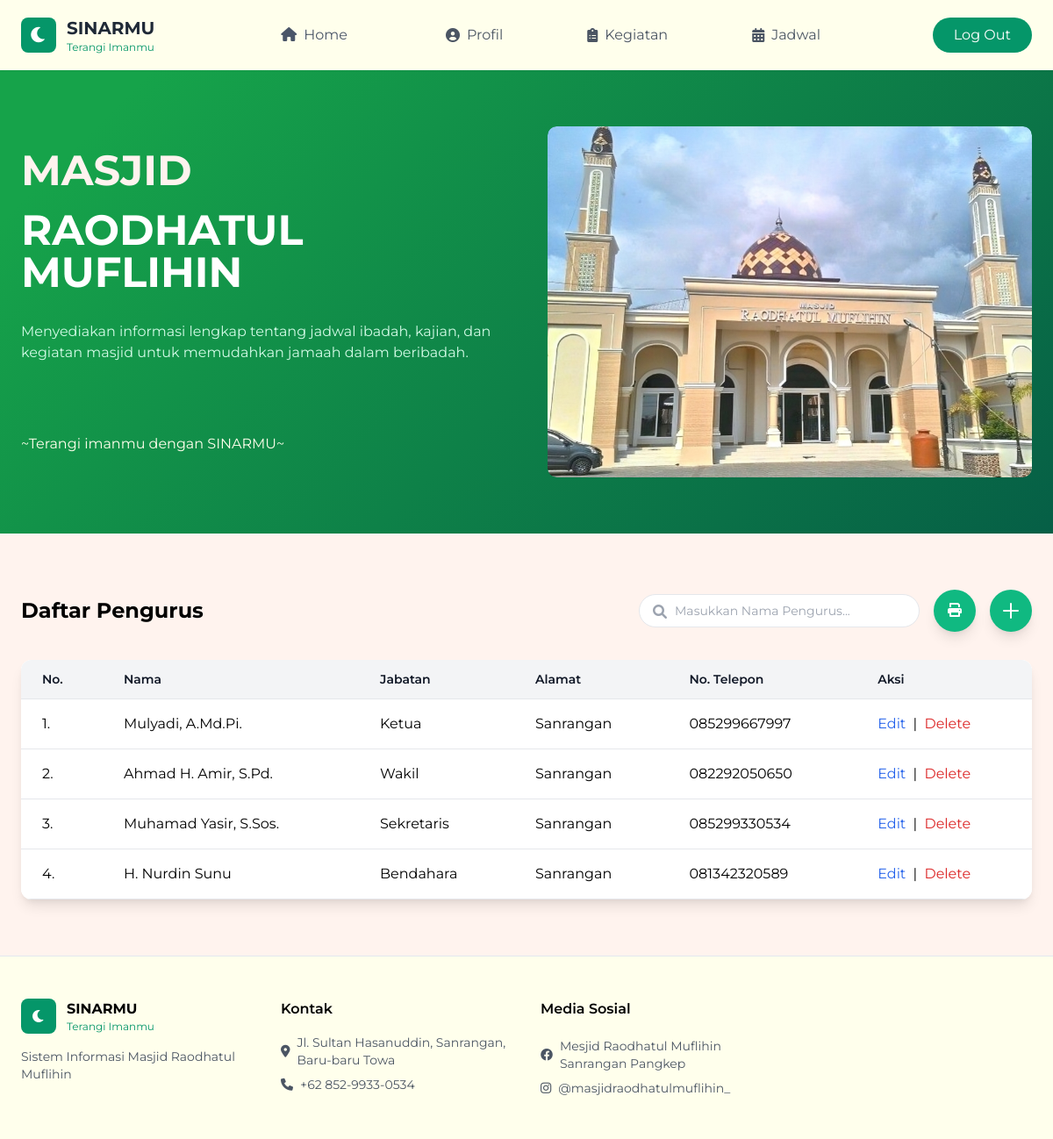
The app's page /manage_pengurus.php (signed in) with its own data.
### tables this page shows
CREATE TABLE `pengurus` (
  `id_pengurus` int NOT NULL,
  `id_akun` int NOT NULL,
  `id_masjid` int NOT NULL,
  `nama_pengurus` varchar(100) NOT NULL,
  `jabatan_pengurus` varchar(100) NOT NULL,
  `alamat_pengurus` varchar(200) DEFAULT NULL,
  `no_telepon_pengurus` varchar(20) DEFAULT NULL,
  `created_at` timestamp NULL DEFAULT CURRENT_TIMESTAMP,
  `updated_at` timestamp NULL DEFAULT CURRENT_TIMESTAMP ON UPDATE CURRENT_TIMESTAMP
);

### manage_pengurus.php (the view, shortened to what this page needs)
<?php
include 'koneksi.php';
$query = isset($_GET['query']) ? trim($_GET['query']) : '';
if (!empty($query)) {
    $stmt = $conn->prepare(
        "SELECT id_pengurus, nama_pengurus, jabatan_pengurus, alamat_pengurus, no_telepon_pengurus
        FROM pengurus
        WHERE nama_pengurus LIKE ?
        ORDER BY FIELD(jabatan_pengurus, 'Ketua', 'Wakil', 'Sekretaris', 'Bendahara')"
    );
    $search = "%$query%";
    $stmt->bind_param("s", $search);
} else {
    $stmt = $conn->prepare(
        "SELECT id_pengurus, nama_pengurus, jabatan_pengurus, alamat_pengurus, no_telepon_pengurus
        FROM pengurus
        ORDER BY FIELD(jabatan_pengurus, 'Ketua', 'Wakil', 'Sekretaris', 'Bendahara')"
    );
}
$stmt->execute();
$result = $stmt->get_result();
$data_pengurus = $result->num_rows > 0 ? $result->fetch_all(MYSQLI_ASSOC) : [];
?>
<!DOCTYPE html>
<html lang="id">
<head>
    <link href="https://cdnjs.cloudflare.com/ajax/libs/tailwindcss/2.2.19/tailwind.min.css" rel="stylesheet">
    <link href="https://cdnjs.cloudflare.com/ajax/libs/font-awesome/6.0.0/css/all.min.css" rel="stylesheet">
</head>
<body>
    <nav class="background shadow-sm sticky top-0 z-50">
        <div class="max-w-7xl mx-auto px-6">
            <div class="flex justify-between h-20 items-center">
                <div class="flex items-center gap-3">
                    <div class="w-10 h-10 bg-green-600 rounded-lg flex items-center justify-center">
                        <i class="fas fa-moon text-white text-xl"></i>
                    </div>
                    <div>
                        <h1 class="font-bold text-xl text-gray-800">SINARMU</h1>
                        <p class="text-xs text-green-600">Terangi Imanmu</p>
                    </div>
                </div>
                <div class="hidden md:flex items-center space-x-20">
                    <div class="relative">
                        <div id="Home" class="flex items-center text-gray-600 hover:text-green-600 px-2 py-1 cursor-pointer">
                            <a href="home.php">
                                <i class="fas fa-home mr-2"></i>Home
                            </a>
                        </div>
                    </div>
                    <div class="relative">
                        <div id="Profil" class="flex items-center text-gray-600 hover:text-green-600 px-2 py-1 cursor-pointer">
                            <i class="fas fa-user-circle mr-2"></i>Profil
                        </div>
                    </div>
                    <div class="relative">
                        <div id="Activity" class="flex items-center text-gray-600 hover:text-green-600 px-2 py-1 cursor-pointer">
                            <i class="fas fa-clipboard-list mr-2"></i>Kegiatan
                        </div>
                    </div>
                    <div class="relative">
                        <div id="Schedule" class="flex items-center text-gray-600 hover:text-green-600 px-2 py-1 cursor-pointer">
                            <i class="fas fa-calendar-alt mr-2"></i>Jadwal
                        </div>
                    </div>
                </div>
                <div class="flex items-center gap-4">
                    <a href="logout.php" class="bg-green-600 text-white px-6 py-2 rounded-full hover:bg-green-700 transition">Log Out</a>
                </div>
            </div>
        </div>
    </nav>
    <section class="hero-gradient py-16 text-white">
        <div class="max-w-7xl mx-auto px-6">
            <div class="grid grid-cols-1 md:grid-cols-2 gap-12 items-center">
                <div>
                    <h1 class="text-5xl font-bold mb-5" style="color: #fff3ee">MASJID</h1>
                    <h1 class="text-5xl font-bold mb-8">RAODHATUL MUFLIHIN</h1>
                    <p class="text-green-100 mb-20">Menyediakan informasi lengkap tentang jadwal ibadah, kajian, dan kegiatan masjid untuk memudahkan jamaah dalam beribadah.</p>
                    <h3 class="text-green-50" style="color: #FFFFEC">~Terangi imanmu dengan SINARMU~</h3>
                </div>
                <div class="relative w-full h-94 overflow-hidden">
                    <div class="swiper-container">
                        <div class="swiper-wrapper">
                            <div class="swiper-slide"><img src="/sisfo-masjid/image/masjid1.png" alt="Gambar 1" class="rounded-lg shadow-lg"></div>
                        </div>
                    </div>
                </div>
            </div>
        </div>
    </section>
    <section class="card py-16">
        <div class="max-w-7xl mx-auto px-6">
            <div class="flex justify-between items-center mb-8">
                <h2 class="text-2xl font-bold">Daftar Pengurus</h2>
                <div class="flex items-center gap-4">
                    <form action="" method="GET" class="relative">
                        <input type="search" name="query" placeholder="Masukkan Nama Pengurus..."
                            class="w-80 pl-10 pr-10 py-2 rounded-full border border-gray-200 focus:outline-none focus:ring-2 focus:ring-green-500 text-sm"
                            id="search-input" autocomplete="off">
                        <i class="fas fa-search absolute left-4 top-3 text-gray-400"></i>
                    </form>
                    <a href="cetak_daftar_pengurus.php" class="text-white bg-green-500 hover:bg-green-600 rounded-full p-3 shadow-lg" title="Cetak Daftar Pengurus">
                        <i class="fas fa-print mr-1 ml-1"></i>
                    </a>
                    <a href="tambah_pengurus.php" class="text-white bg-green-500 hover:bg-green-600 rounded-full p-3 shadow-lg" title="Tambah Data Pengurus">
                        <svg xmlns="http://www.w3.org/2000/svg" class="h-6 w-6" fill="none" viewBox="0 0 24 24" stroke="currentColor">
                            <path stroke-linecap="round" stroke-linejoin="round" stroke-width="2" d="M12 4v16m8-8H4" />
                        </svg>
                    </a>
                </div>
            </div>
            <div class="bg-white rounded-xl shadow-lg overflow-hidden">
                <table class="min-w-full bg-white">
                    <thead>
                        <tr>
                            <th class="py-3 px-6 bg-gray-100 font-semibold text-sm text-gray-900 border-b border-gray-200 text-left">No.</th>
                            <th class="py-3 px-6 bg-gray-100 font-semibold text-sm text-gray-900 border-b border-gray-200 text-left">Nama</th>
                            <th class="py-3 px-6 bg-gray-100 font-semibold text-sm text-gray-900 border-b border-gray-200 text-left">Jabatan</th>
                            <th class="py-3 px-6 bg-gray-100 font-semibold text-sm text-gray-900 border-b border-gray-200 text-left">Alamat</th>
                            <th class="py-3 px-6 bg-gray-100 font-semibold text-sm text-gray-900 border-b border-gray-200 text-left">No. Telepon</th>
                            <th class="py-3 px-6 bg-gray-100 font-semibold text-sm text-gray-900 border-b border-gray-200 text-left">Aksi</th>
                        </tr>
                    </thead>
                    <tbody>
                        <?php if (!empty($data_pengurus)): ?>
                            <?php foreach ($data_pengurus as $index => $row): ?>
                                <tr class="hover:bg-gray-100">
                                    <td class="py-4 px-6 border-b border-gray-200"><?= $index + 1; ?>.</td>
                                    <td class="py-4 px-6 border-b border-gray-200"><?php echo htmlspecialchars($row['nama_pengurus'] ?? ''); ?></td>
                                    <td class="py-4 px-6 border-b border-gray-200"><?php echo htmlspecialchars($row['jabatan_pengurus'] ?? ''); ?></td>
                                    <td class="py-4 px-6 border-b border-gray-200"><?php echo htmlspecialchars($row['alamat_pengurus'] ?? ''); ?></td>
                                    <td class="py-4 px-6 border-b border-gray-200"><?php echo htmlspecialchars($row['no_telepon_pengurus'] ?? ''); ?></td>
                                    <td class="py-4 px-6 border-b border-gray-200 text-left">
                                        <a href="manage_profil_pengurus.php?id=<?php echo $row['id_pengurus']; ?>" class="text-blue-600 hover:text-blue-800">Edit</a>
                                        <span class="mx-1">|</span>
                                        <a href="manage_pengurus.php?id=<?php echo $row['id_pengurus']; ?>&action=delete" class="text-red-600 hover:text-red-800" onclick="return confirm('Apakah Anda yakin ingin menghapus data ini? Penghapusan akan menghilangkan data terkait pengurus!');">Delete</a>
                                    </td>
                                </tr>
                            <?php endforeach; ?>
                        <?php endif; ?>
                    </tbody>
                </table>
            </div>
        </div>
    </section>
    <footer class="background border-t">
            <div class="max-w-7xl mx-auto px-6 py-12">
                <div class="grid grid-cols-1 md:grid-cols-4 gap-8">
                    <div>
                        <div class="flex items-center gap-3 mb-4">
                            <div class="w-10 h-10 bg-green-600 rounded-lg flex items-center justify-center">
                                <i class="fas fa-moon text-white"></i>
                            </div>
                            <div>
                                <h4 class="font-bold">SINARMU</h4>
                                <p class="text-xs text-green-600">Terangi Imanmu</p>
                            </div>
                        </div>
                        <p class="text-gray-600 text-sm">Sistem Informasi Masjid Raodhatul Muflihin</p>
                    </div>
                    <div>
                        <h5 class="font-semibold mb-4">Kontak</h5>
                        <ul class="space-y-2 text-sm text-gray-600">
                            <li class="flex items-center gap-2">
                                <i class="fas fa-map-marker-alt"></i>
                                    <a href="https://www.google.co.id/maps/place/Masjid+Raodhatul+Muflihin/@-4.8570717,119.5683597,17z/data=!3m1!4b1!4m6!3m5!1s0x2dbe50384d5f9bdf:0x94d60c3d24cec5d!8m2!3d-4.8570717!4d119.5709346!16s%2Fg%2F11cjh_1107?entry=ttu&g_ep=EgoyMDI0MTAyNy4wIKXMDSoASAFQAw%3D%3D" class="hover:text-green-600">
                                        Jl. Sultan Hasanuddin, Sanrangan, Baru-baru Towa
                                    </a>
                            </li>
                            <li class="flex items-center gap-2">
                                <i class="fas fa-phone"></i>
                                    <a href="https://wa.me/6285299330534" class="hover:text-green-600">
                                        +62 852-9933-0534
                                    </a>
                            </li>
                        </ul>
                    </div>
                    <div>
                        <h5 class="font-semibold mb-5">Media Sosial</h5>
                        <ul class="space-y-2 text-sm text-gray-600">
                            <li class="flex items-center gap-2">
                                <i class="fab fa-facebook"></i>
                                    <a href="https://web.facebook.com/pages/Mesjid-Raodhatul-Muflihin-Sanrangan-Pangkep/2469976183028030" class="hover:text-green-600">
                                        Mesjid Raodhatul Muflihin Sanrangan Pangkep
                                    </a>
                            </li>
                            <li class="flex items-center gap-2">
                                <i class="fab fa-instagram"></i>
                                    <a href="https://www.instagram.com/masjidraodhatulmuflihin_/" class="hover:text-green-600">
                                        @masjidraodhatulmuflihin_
                                    </a>
                            </li>
                        </ul>
                    </div>
                </div>
            </div>
    </footer>
</body>
</html>

### manage_pengurus.php (style rules this page uses)
body { font-family: 'Montserrat', sans-serif; background-color: #fff3ee; }
.hero-gradient { background: linear-gradient(135deg, #16a34a 10%, #065f46 100%); }
.card { background: #fff3ee; }
nav { background: #FFFFEC; position: sticky; top: 0; z-index: 50; }
nav a { color: #4a5568; padding: 0.5rem 1rem; border-radius: 0.5rem; }
footer { background-color: #FFFFEC; border-top: 1px solid #e2e8f0; }
.swiper-container { width: 100%; height: 400px; position: relative; overflow: hidden; border-radius: 10px; }
.swiper-wrapper { display: flex; transition: transform 0.5s ease-in-out; }
.swiper-slide { display: flex; justify-content: center; align-items: center; opacity: 0; transition: opacity 0.5s ease-in-out; position: absolute; width: 100%; height: 100%; border-radius: 10px; overflow: hidden; box-shadow: 0 4px 15px rgba(0, 0, 0, 0.2); }
.swiper-slide-active { opacity: 1; }

### records on screen
pengurus: nama_pengurus "Mulyadi, A.Md.Pi.", jabatan_pengurus "Ketua", alamat_pengurus "Sanrangan", no_telepon_pengurus "085299667997"
pengurus: nama_pengurus "Ahmad H. Amir, S.Pd.", jabatan_pengurus "Wakil", alamat_pengurus "Sanrangan", no_telepon_pengurus "082292050650"
pengurus: nama_pengurus "Muhamad Yasir, S.Sos.", jabatan_pengurus "Sekretaris", alamat_pengurus "Sanrangan", no_telepon_pengurus "085299330534"
pengurus: nama_pengurus "H. Nurdin Sunu", jabatan_pengurus "Bendahara", alamat_pengurus "Sanrangan", no_telepon_pengurus "081342320589"
